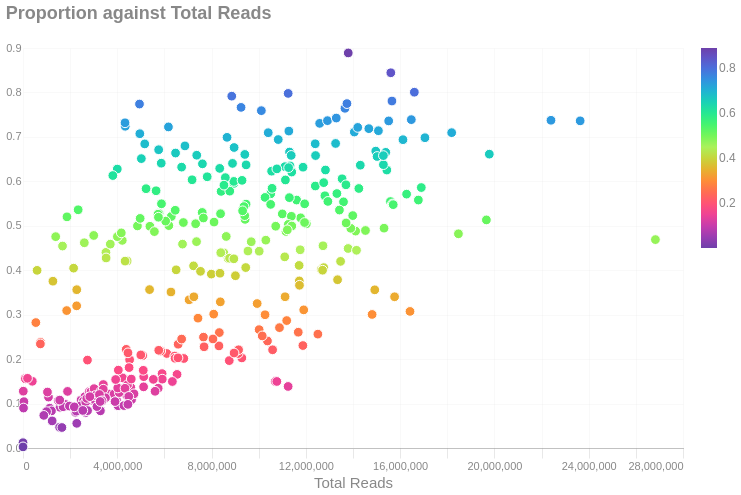

The notebook cell this image was saved under:
### Markdown cell above
### Total reads vs
This scatterplot is a diagnostic that shows the relationship between the proportion of total reads compared to _something_. Each point is a sample and is colored by the value of the variable you select.

### Code cell
_ycols = ["Valid", "Unique Molecules", "Linked", "Barcodes", "Molecules/Barcode", "Reads/Molecule"]
dropdowny = alt.binding_radio(
    options= _ycols,
    labels=[f" {i}  " for i in _ycols],
    name='Y Axis: '
)
ycol_param = alt.param(value='Linked', bind=dropdowny)

with SafeRender(aggregate_df):
    (
        alt.Chart(aggregate_df[['Sample', 'Valid', 'Total Reads', "Unique Molecules", "Linked", "Barcodes", "Molecules/Barcode", "Reads/Molecule"]])
        .mark_point(stroke = "white", strokeWidth = 1)
        .add_params(ycol_param)
        .transform_calculate(Selected=f'datum[{ycol_param.name}]')
        .encode(
            y=alt.Y('Selected:Q', title = ''),
            x='Total Reads:Q',
            color=alt.Color('Selected:Q').scale(scheme='rainbow'),
            tooltip = ['Sample', 'Selected:Q', 'Total Reads:Q']
        )
        .properties(
            title=alt.Title('Proportion against Total Reads'),
            usermeta={
                'embedOptions': {'downloadFileName': f'alignments.percent.linked'},
                'padding': {'left': 80, 'right': 20, 'top': 10, 'bottom': 10}
            }
        )
    ).display()

### Figure 1 — Vega-Lite specification as saved in the notebook (floating-point values rounded to 4 significant figures; data arrays with more than 128 entries replaced by an {"elided": "..."} marker saying what was removed)
{"width": "container", "height": 400, "config": {"title": {"anchor": "start", "dy": -15, "fontSize": 18, "color": "#888888", "subtitleColor": "#888888", "subtitleFontSize": 14}, "arc": {"fill": "#0072B2"}, "axis": {"domainColor": "#888888", "domainWidth": 0.5, "gridWidth": 0.2, "grid": false, "titleFontWeight": 400, "titleFontSize": 15, "labelFontSize": 11, "labelColor": "#888888", "tickColor": "#888888", "tickWidth": 0.2, "titleColor": "#888888"}, "axisBand": {"grid": false}, "axisX": {"grid": true, "tickSize": 10, "domainCap": "round"}, "axisY": {"domain": false, "grid": true, "tickSize": 0, "domainCap": "round"}, "background": "transparent", "header": {"labelFontSize": 15, "labelColor": "#888888", "titleFontSize": 15, "titleFontWeight": 600, "titleColor": "#888888"}, "legend": {"labelFont": "sans-serif", "labelFontSize": 12, "labelColor": "#888888", "symbolSize": 100, "symbolType": "circle", "titleFontSize": 12, "titlePadding": 10, "titleColor": "#888888", "title": null}, "range": {"category": ["#E69F00", "#56B4E9", "#009E73", "#F0E442", "#0072B2", "#D55E00", "#CC79A7", "#000000"], "diverging": ["#cfe8f3", "#a2d4ec", "#73bfe2", "#46abdb", "#1696d2", "#12719e"]}, "area": {"fill": "#0072B2", "fillOpacity": 0.7, "line": true, "strokeOpacity": 0.7}, "line": {"color": "#0072B2", "stroke": "#0072B2", "strokeWidth": 2}, "trail": {"color": "#0072B2", "stroke": "#0072B2", "strokeWidth": 0, "size": 1}, "point": {"filled": true, "fillOpacity": 1.0, "size": 95}, "text": {"color": "#888888", "fontSize": 11, "align": "right", "fontWeight": 400, "size": 11}, "bar": {"fill": "#0072B2", "stroke": null}, "view": {"stroke": null, "continuousWidth": 660, "continuousHeight": 400}}, "data": {"name": "data-3abdc7f66a66c1cb200544bf27572436"}, "mark": {"type": "point", "stroke": "white", "strokeWidth": 1}, "encoding": {"color": {"field": "Selected", "scale": {"scheme": "rainbow"}, "type": "quantitative"}, "tooltip": [{"field": "Sample", "type": "nominal"}, {"field": "Selected", "type": "quantitative"}, {"field": "Total Reads", "type": "quantitative"}], "x": {"field": "Total Reads", "type": "quantitative"}, "y": {"field": "Selected", "title": "", "type": "quantitative"}}, "params": [{"name": "param_669783db0cbcd0f8", "bind": {"input": "radio", "options": ["Valid", "Unique Molecules", "Linked", "Barcodes", "Molecules/Barcode", "Reads/Molecule"], "labels": [" Valid  ", " Unique Molecules  ", " Linked  ", " Barcodes  ", " Molecules/Barcode  ", " Reads/Molecule  "], "name": "Y Axis: "}, "value": "Linked"}], "title": {"text": "Proportion against Total Reads"}, "transform": [{"calculate": "datum[param_669783db0cbcd0f8]", "as": "Selected"}], "usermeta": {"embedOptions": {"downloadFileName": "alignments.percent.linked"}, "padding": {"left": 80, "right": 20, "top": 10, "bottom": 10}}, "$schema": "https://vega.github.io/schema/vega-lite/v6.1.0.json", "datasets": {"data-3abdc7f66a66c1cb200544bf27572436": {"elided": "351 records"}}}
